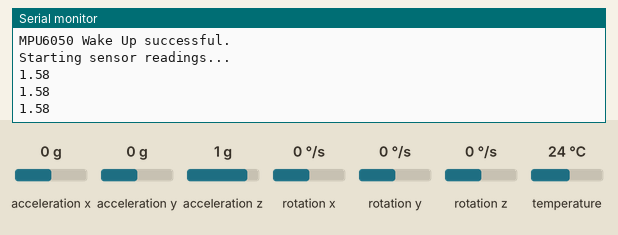
This sketch was run on a simulated ESP32. Parts: the last lines printed to the serial monitor. Wiring (inferred from the names in the program): MPU-6050 motion sensor at I2C address 0x68. Inputs (shaded band) come from the test bench; at power-on: acceleration z 1 g, acceleration x 0 g, acceleration y 0 g, rotation x 0 °/s, rotation y 0 °/s, rotation z 0 °/s, temperature 24 °C.

Above: at 1.3 s.
1.4 s: acceleration z set to 0 g
At 2.0 s:
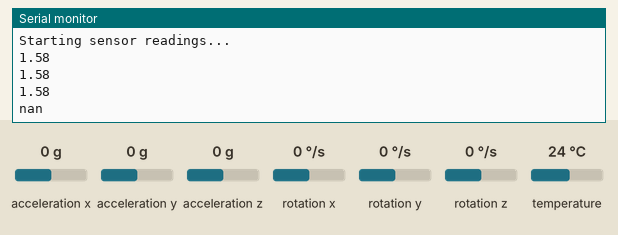
3.6 s: acceleration x set to -1.4 g
At 4.0 s:
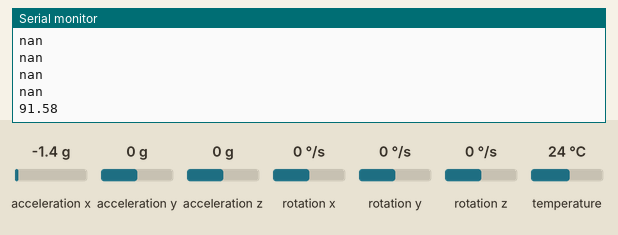
5.1 s: acceleration y set to -1.4 g
At 5.5 s:
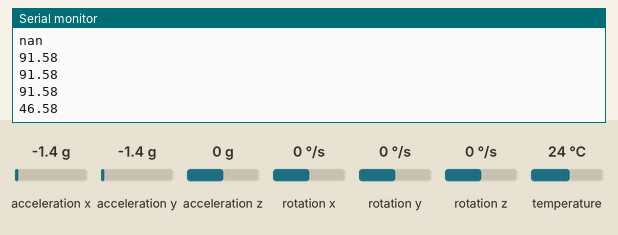
Timing chart, 0 to 8.1 s (numbered marks = the images above; inputs shaded):
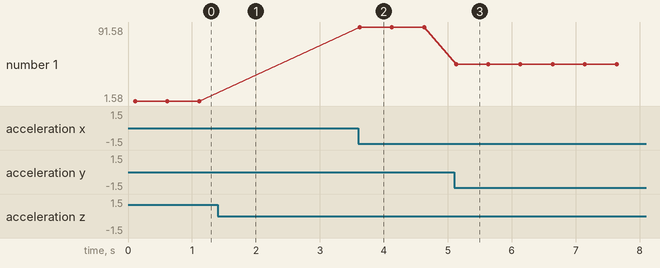

The sketch:

indi_a.ino
```cpp
#include <Arduino.h> // Include the main Arduino header
#include <Wire.h>

// Define the I2C pins
#define I2C_SDA 23
#define I2C_SCL 22

// MPU6050 I2C Address
const int MPU6050_ADDR = 0x68;

// MPU6050 Register Addresses
const int PWR_MGMT_1   = 0x6B; // Power Management 1
const int ACCEL_XOUT_H = 0x3B; // Accelerometer measurements (High byte first)
const int ACCEL_YOUT_H = 0x3D;
const int ACCEL_ZOUT_H = 0x3F;
const int TEMP_OUT_H   = 0x41; // Temperature measurement
const int GYRO_XOUT_H  = 0x43; // Gyroscope measurements (High byte first)
const int GYRO_YOUT_H  = 0x45;
const int GYRO_ZOUT_H  = 0x47;

// Variables to store raw sensor data (signed 16-bit)
int16_t rawAccX, rawAccY, rawAccZ;
int16_t rawTemp;
int16_t rawGyroX, rawGyroY, rawGyroZ;

// Variables for scaled sensor data
float accX, accY, accZ;
float gyroX, gyroY, gyroZ;
float temperature;

// Sensitivity Scale Factor
const float ACCEL_SENSITIVITY = 16384.0;
const float GYRO_SENSITIVITY = 131.0;

// Variable to store the calculated angle
float angleY; // Tilt around y-axis (pitch)

void setup() {
  Serial.begin(115200);
  while (!Serial) {
    delay(10);
  }
  Serial.println("ESP32 MPU6050 Raw Register Read Test");

  Serial.println("Initializing I2C...");
  if (!Wire.begin(I2C_SDA, I2C_SCL)) {
    Serial.println("Failed to initialize I2C communication.");
    while (1) delay(10);
  }
  Serial.println("I2C Initialized.");

  Serial.println("Waking up MPU6050...");
  Wire.beginTransmission(MPU6050_ADDR);
  Wire.write(PWR_MGMT_1);
  Wire.write(0x00);
  if (Wire.endTransmission(true) == 0) {
    Serial.println("MPU6050 Wake Up successful.");
  } else {
    Serial.println("MPU6050 Wake Up failed. Check connections & address.");
    while (1) delay(10);
  }

  Serial.println("\nStarting sensor readings...");
  delay(100);
}

void loop() {
  // --- Read Accelerometer Data ---
  Wire.beginTransmission(MPU6050_ADDR);
  Wire.write(ACCEL_XOUT_H);
  Wire.endTransmission(false);
  if (Wire.requestFrom(MPU6050_ADDR, 6, true) == 6) {
    rawAccX = (Wire.read() << 8) | Wire.read();
    rawAccY = (Wire.read() << 8) | Wire.read();
    rawAccZ = (Wire.read() << 8) | Wire.read();
  } else {
    Serial.println("Failed to read Accel data");
    rawAccX = rawAccY = rawAccZ = 0;
  }

  // --- Read Temperature Data ---
  Wire.beginTransmission(MPU6050_ADDR);
  Wire.write(TEMP_OUT_H);
  Wire.endTransmission(false);
  if (Wire.requestFrom(MPU6050_ADDR, 2, true) == 2) {
    rawTemp = (Wire.read() << 8) | Wire.read();
  } else {
    Serial.println("Failed to read Temp data");
    rawTemp = 0;
  }

  // --- Read Gyroscope Data ---
  Wire.beginTransmission(MPU6050_ADDR);
  Wire.write(GYRO_XOUT_H);
  Wire.endTransmission(false);
  if (Wire.requestFrom(MPU6050_ADDR, 6, true) == 6) {
    rawGyroX = (Wire.read() << 8) | Wire.read();
    rawGyroY = (Wire.read() << 8) | Wire.read();
    rawGyroZ = (Wire.read() << 8) | Wire.read();
  } else {
    Serial.println("Failed to read Gyro data");
    rawGyroX = rawGyroY = rawGyroZ = 0;
  }

  // --- Convert Raw Data to Meaningful Units ---
  accX = rawAccX / ACCEL_SENSITIVITY;
  accY = rawAccY / ACCEL_SENSITIVITY;
  accZ = rawAccZ / ACCEL_SENSITIVITY;

  gyroX = rawGyroX / GYRO_SENSITIVITY;
  gyroY = rawGyroY / GYRO_SENSITIVITY;
  gyroZ = rawGyroZ / GYRO_SENSITIVITY;

  temperature = (rawTemp / 340.0) + 36.53;


  // --- Calculate Tilt Angle around Y axis (Pitch) ---
  angleY = (atan(-1 * accX/ sqrt(pow(accY,2) + pow(accZ, 2))) * 180/3.14159265359) + 1.58;

  // --- Print Tilt Angle ---
  // Serial.print("Tilt Angle Y (Pitch) (°): ");
  Serial.println(angleY, 2);

  delay(500);
}
```

Measured:
- after the input at 1.4 s, the serial monitor: prints a new line after 0.22 s (image 1)
- after the input at 3.6 s, the serial monitor: prints a new line at once (image 2)
- after the input at 5.1 s, the serial monitor: prints a new line at once (image 3)
- plotted number 1: 1.58 → 91.58 after the input at 3.6 s, 91.58 → 46.58 after the input at 5.1 s
